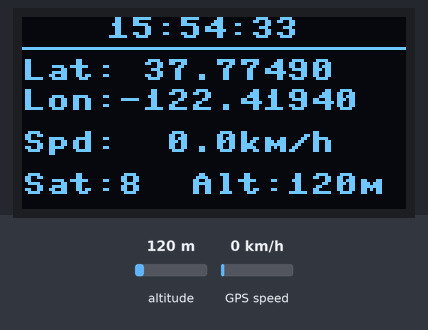
A program run on a simulated MicroPython board. On the bench: 128×64 one-colour display. The test bench sets the inputs (shaded band); at power-on: altitude 120 m, GPS speed 0 km/h. The GPS gets a fix after 3 s at 37.7749, -122.4194 with 8 satellites; library files of the repository ran but are not shown: ssd1306.py; what the program prints to the serial console is not drawn.

Above: at 3.6 s.
3.7 s: altitude set to 20 m
At 6.3 s:
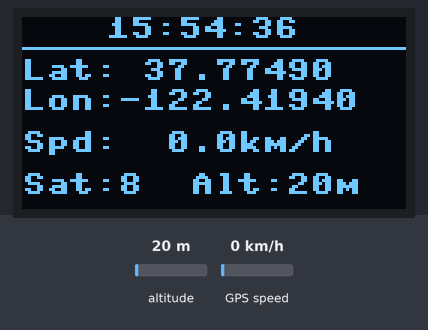
6.5 s: GPS speed set to 2 km/h
At 9.4 s:
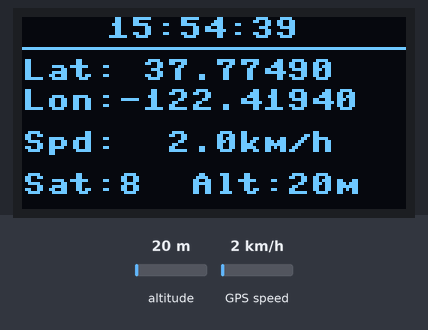
9.5 s: altitude set to 250 m
At 11.8 s:
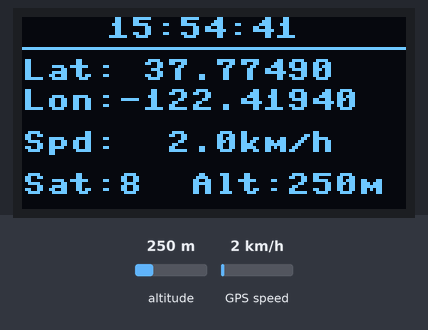
12.5 s: GPS speed set to 30 km/h
At 13.7 s:
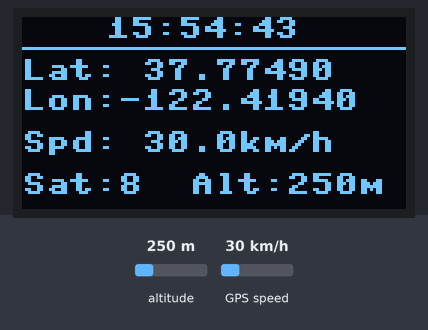
Timing chart, 0 to 15.5 s (numbered marks = the images above; inputs shaded):
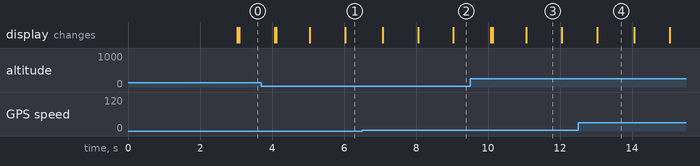

Measured:
- what the display in image 3 shows lasts 0.9 s, from 11.1 s to 12.0 s

The program:

main.py
```python
from machine import UART, I2C, Pin
import ssd1306
import time

# ── Hardware Setup ──────────────────────────────────────────────
uart = UART(0, baudrate=9600, tx=Pin(0), rx=Pin(1))
i2c  = I2C(1, sda=Pin(2), scl=Pin(3), freq=400000)
oled = ssd1306.SSD1306_I2C(128, 64, i2c)

# ── NMEA Parsers ────────────────────────────────────────────────
def parse_gprmc(sentence):
    """Parse $GPRMC for time, status, lat, lon, speed."""
    try:
        parts = sentence.split(',')
        if len(parts) < 9 or parts[2] != 'A':   # 'A' = valid fix
            return None
        raw_time  = parts[1]       # HHMMSS.ss
        raw_lat   = parts[3]       # DDMM.mmmm
        lat_dir   = parts[4]       # N/S
        raw_lon   = parts[5]       # DDDMM.mmmm
        lon_dir   = parts[6]       # E/W
        speed_kts = parts[7]       # knots

        # Time → IST (UTC + 5:30)
        hh = int(raw_time[0:2])
        mm = int(raw_time[2:4])
        ss = int(raw_time[4:6])
        total_min = hh * 60 + mm + 330       # +5h30m
        ist_h = (total_min // 60) % 24
        ist_m = total_min % 60

        # Lat/Lon decimal degrees
        lat_d = float(raw_lat[:2])  + float(raw_lat[2:])  / 60
        lon_d = float(raw_lon[:3])  + float(raw_lon[3:])  / 60
        if lat_dir == 'S': lat_d = -lat_d
        if lon_dir == 'W': lon_d = -lon_d

        speed_kmh = float(speed_kts) * 1.852 if speed_kts else 0.0

        return {
            'time': f"{ist_h:02d}:{ist_m:02d}:{ss:02d}",
            'lat':  lat_d,
            'lon':  lon_d,
            'spd':  speed_kmh,
        }
    except Exception:
        return None


def parse_gpgga(sentence):
    """Parse $GPGGA for satellite count and altitude."""
    try:
        parts = sentence.split(',')
        if len(parts) < 10 or parts[6] == '0':
            return None
        sats = int(parts[7])
        alt  = float(parts[9]) if parts[9] else 0.0
        return {'sats': sats, 'alt': alt}
    except Exception:
        return None


def verify_checksum(sentence):
    """Return True if NMEA checksum is valid."""
    try:
        if sentence[0] == '$' and '*' in sentence:
            data, chk = sentence[1:].split('*')
            calc = 0
            for c in data:
                calc ^= ord(c)
            return calc == int(chk.strip(), 16)
    except Exception:
        pass
    return False


# ── Display Helpers ─────────────────────────────────────────────
def show_searching():
    oled.fill(0)
    oled.text("GPS Clock", 24, 0)
    oled.hline(0, 10, 128, 1)
    oled.text("Searching...", 16, 28)
    oled.text("Point antenna", 8, 42)
    oled.text("to open sky", 16, 52)
    oled.show()


def show_data(gps, extra):
    oled.fill(0)

    # Line 0: Time (big-ish, centered)
    t = gps['time']
    oled.text(t, 28, 0)
    oled.hline(0, 10, 128, 1)

    # Line 1-2: Lat / Lon
    oled.text(f"Lat:{gps['lat']:9.5f}", 0, 14)
    oled.text(f"Lon:{gps['lon']:9.5f}", 0, 24)

    # Line 3: Speed
    oled.text(f"Spd:{gps['spd']:5.1f}km/h", 0, 38)

    # Line 4: Sats + Altitude
    if extra:
        oled.text(f"Sat:{extra['sats']}  Alt:{extra['alt']:.0f}m", 0, 52)
    else:
        oled.text("Acquiring sat...", 0, 52)

    oled.show()


# ── Main Loop ───────────────────────────────────────────────────
gps_data   = None
extra_data = None
buf        = b''

show_searching()
print("Waiting for GPS fix...")

while True:
    if uart.any():
        buf += uart.read(uart.any())

        while b'\n' in buf:
            line, buf = buf.split(b'\n', 1)
            try:
                sentence = line.decode('ascii').strip()
            except Exception as e:
                print("DECODE ERR:", e)
                continue

            if not sentence.startswith('$'):
                continue

            if not verify_checksum(sentence):
                continue

            if sentence.startswith('$GPRMC') or sentence.startswith('$GNRMC'):
                parsed = parse_gprmc(sentence)
                if parsed:
                    gps_data = parsed

            elif sentence.startswith('$GPGGA') or sentence.startswith('$GNGGA'):
                parsed = parse_gpgga(sentence)
                if parsed:
                    extra_data = parsed

            # Refresh display whenever we have a fix
            if gps_data:
                show_data(gps_data, extra_data)

    time.sleep_ms(50)
```
